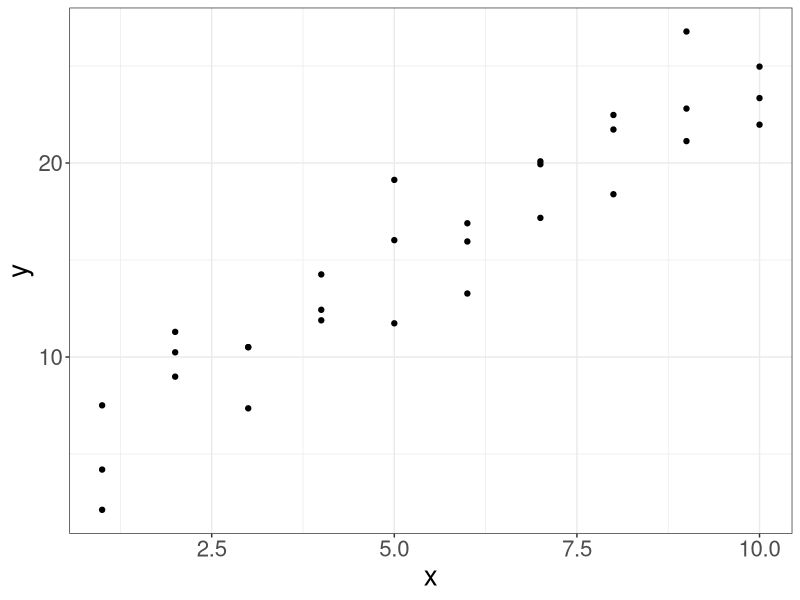
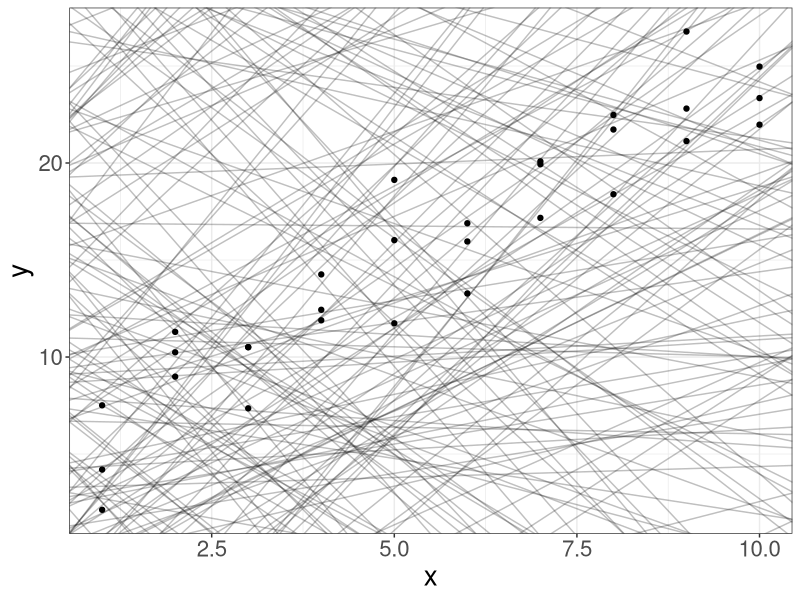
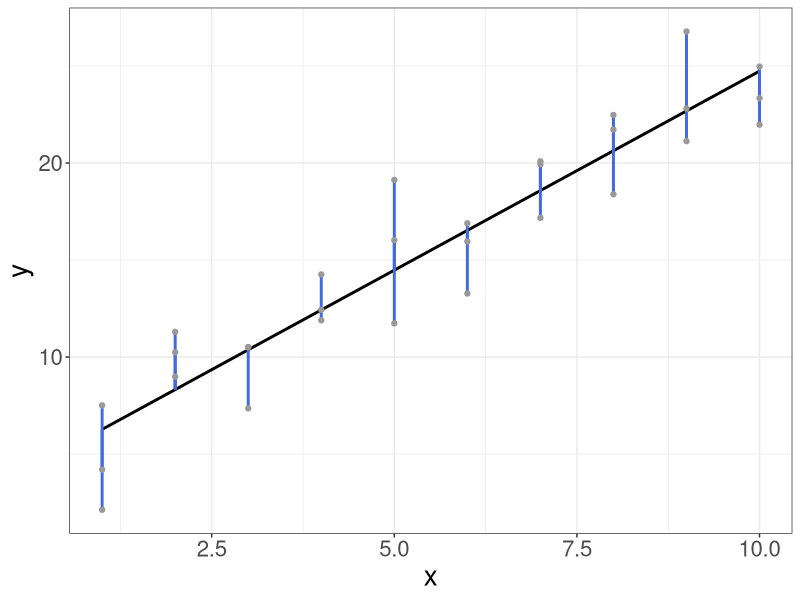
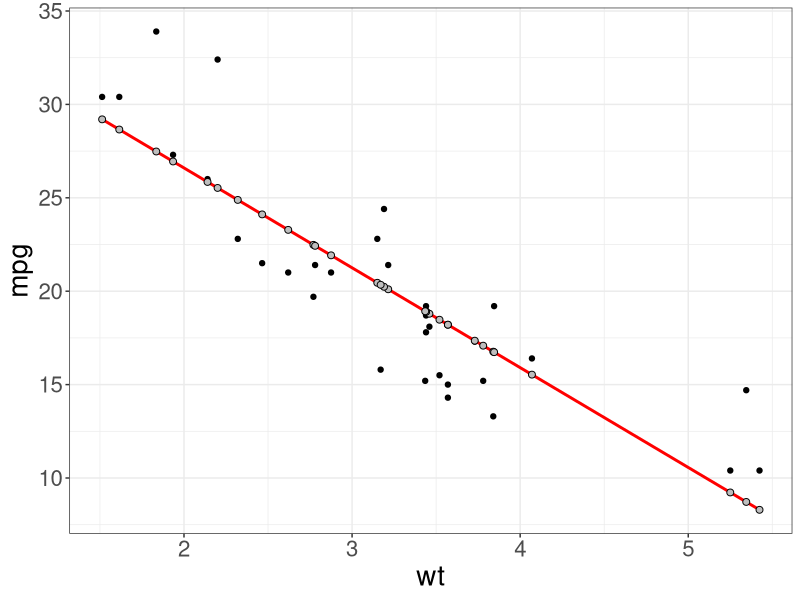
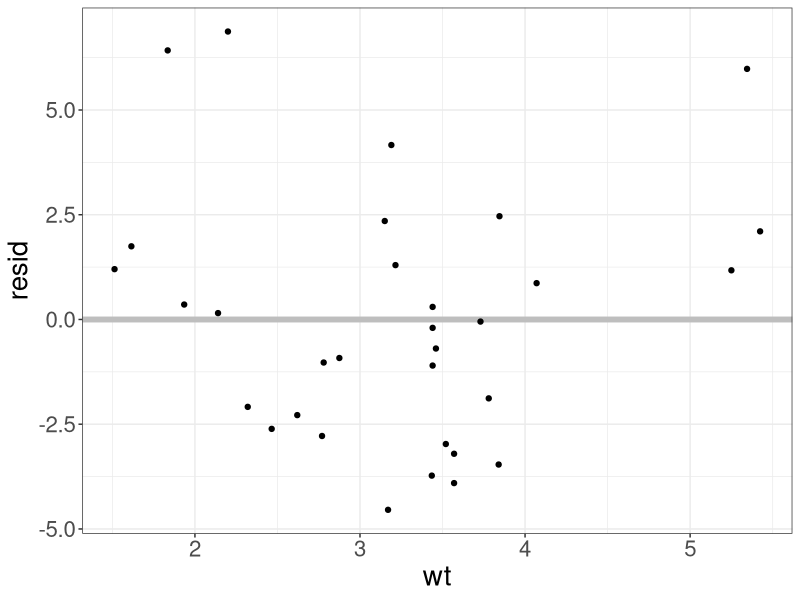
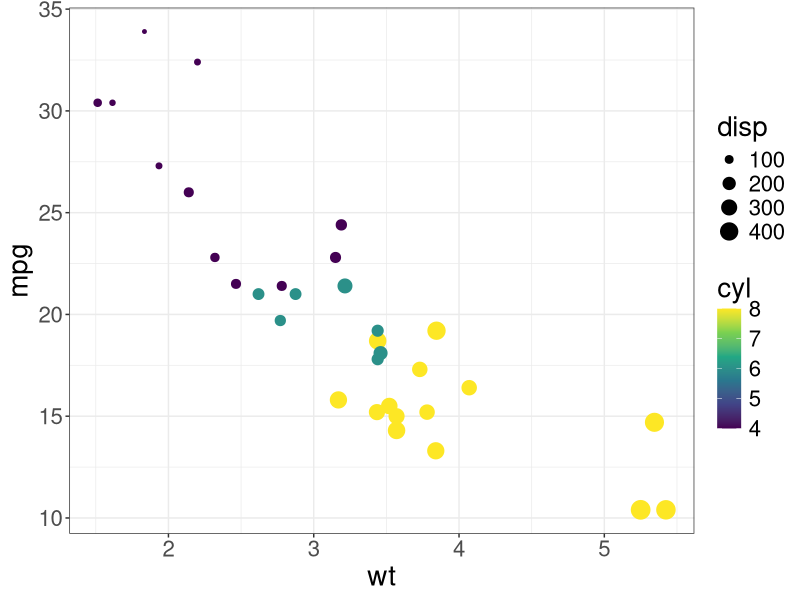
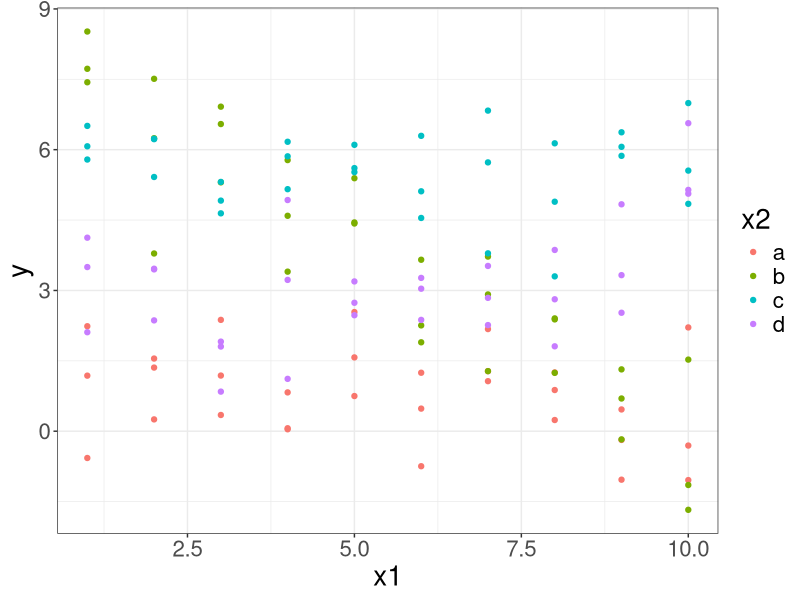
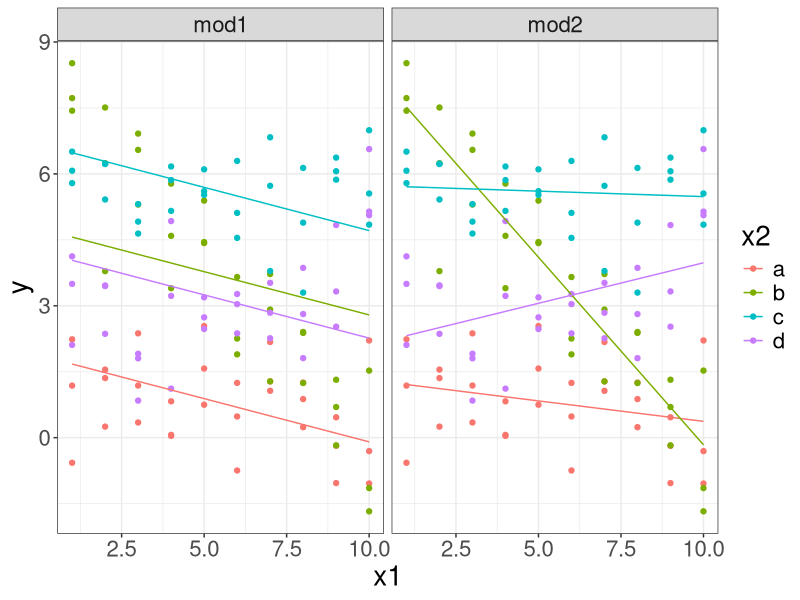

Write R code to recreate these figures, in order.
## ---- chunk 1
knitr::opts_chunk$set(cache=TRUE)
library(tidyverse)
theme_set(theme_bw())
theme_update(text = element_text(size = 20))
## ---- chunk 2
library(modelr)
## ---- chunk 3
sim1
## ---- chunk 4
ggplot(sim1, aes(x, y)) + geom_point()
## ---- chunk 5
models <- tibble(
    b0 = runif(250, -20, 40),
    b1 = runif(250, -5, 5))

ggplot(sim1, aes(x, y)) + 
  geom_abline(
      data = models, 
      aes(intercept = b0, slope = b1), 
      alpha = 1/4) +
  geom_point() 
## ---- chunk 6
fit.lm <- lm(y ~ x, data = sim1)
sim1 <- sim1 %>% add_predictions(fit.lm)
ggplot(sim1, aes(x, y)) +
    geom_line(aes(y = pred), colour = "black", size = 1) +
    geom_segment(aes(xend = x, yend = pred), color = "royalblue", size =  1) +
    geom_point(color = "grey60") 
## ---- chunk 7
mtcars_fit <- lm(mpg ~ wt, mtcars)
# The fitted coefficients beta are:
coef(mtcars_fit)
## ---- chunk 8
summary(mtcars_fit)
## ---- chunk 9
mtcars <- mtcars %>% add_predictions(mtcars_fit)
head(mtcars)
## ---- chunk 10
newcars <- tibble(wt = c(2, 2.1, 3.14, 4.1, 4.3))
newcars <- newcars %>% add_predictions(mtcars_fit)
head(newcars)
## ---- chunk 11
ggplot(mtcars, aes(wt)) + geom_point(aes(y = mpg)) +
    geom_line(aes(y = pred), color = "red", size = 1) +
    geom_point(aes(y = pred), fill = "grey", color = "black", shape = 21, size = 2) 
## ---- chunk 12
mtcars <- mtcars %>% add_residuals(mtcars_fit)
head(mtcars)
## ---- chunk 13
ggplot(mtcars, aes(wt, resid)) + geom_ref_line(h = 0, colour = "grey") + geom_point() 
## ---- chunk 14
model_matrix(sim1, y ~ x)
## ---- chunk 15
model_matrix(mtcars, mpg ~ wt)
## ---- chunk 16
df <- tibble(sex = c("male", "female", "female", "female", "male", "male"),
             response = c(2, 5, 1, 3, 6, 8))
model_matrix(df, response ~ sex)
## ---- chunk 17
df <- tibble(rating = c("good", "bad", "average", "average", "good", "bad"),
             score = c(2, 5, 1, 3, 6, 8))
model_matrix(df, score ~ rating)
## ---- chunk 18
ggplot(mtcars, aes(x=wt, y=mpg, col=cyl, size=disp)) + 
    geom_point() +
    scale_color_viridis_c()
## ---- chunk 19
mtcars_mfit <- lm(mpg ~ wt + disp + cyl, data = mtcars)

# Summarize the results 
summary(mtcars_mfit)
## ---- chunk 20
(newcars <- expand.grid(
    wt = c(2.1, 3.6, 5.1), disp = c(150, 250), cyl = c(4, 6)))
## ---- chunk 21
newcars <- newcars %>% add_predictions(mtcars_mfit)
head(newcars)
## ---- chunk 22
ggplot(sim3, aes(x=x1, y=y)) + geom_point(aes(color = x2)) 
## ---- chunk 23
mod1 <- lm(y ~ x1 + x2, data = sim3)  # Model without interactions
mod2 <- lm(y ~ x1 * x2, data = sim3)  # Model with interactions
## ---- chunk 24
grid <- sim3 %>% data_grid(x1, x2) %>% # data grid for two variables
    gather_predictions(mod1, mod2)       # predictions from both models

ggplot(sim3, aes(x=x1, y=y, color=x2)) +   
    geom_point() +                       # plot data points
    geom_line(data=grid, aes(y=pred)) +  # add predictions for each model
    facet_wrap(~ model)                  # show one plot for each model
## ---- chunk 25
mfit_inter <- lm(mpg ~ am * wt, mtcars)
names(coefficients(mfit_inter))
summary(mfit_inter)
## ---- chunk 26
# install.packages("glmnet")
library(glmnet)
## ---- chunk 27
head(mtcars)
## ---- chunk 28
y <- mtcars[, 1]  # mileage per gallon 
x <- mtcars[, -1] # all other variables treated as predictors
x <- data.matrix(x, "matrix") # converts to NUMERIC matrix
# Choose a training set
set.seed(123)
trainIdx <- sample(1:nrow(mtcars), round(0.7 * nrow(mtcars)))
fit <- glmnet(x[trainIdx, ], y[trainIdx])
names(fit)
## ---- chunk 29
# label = TRUE makes the plot annotate the curves with the corresponding coeffients labels.
plot(fit, label = TRUE) 
## ---- chunk 30
# Lambda = 1
coef(fit, s = 1)
## ---- chunk 31
# Predict for the test set:
predict(fit, newx = x[-trainIdx, ], s = c(0.5, 1.5, 2))
## ---- chunk 32
set.seed(1)
# `nfolds` argument sets the number of folds (k).
cvfit <- cv.glmnet(x[trainIdx, ], y[trainIdx], nfolds = 5)
plot(cvfit)
## ---- chunk 33
cvfit$lambda.min
## ---- chunk 34
cvfit$lambda.1se
## ---- chunk 35
# install.packages("MASS")
library(MASS)
## ---- chunk 36
head(Boston, 3)
str(Boston)
## ---- chunk 37
set.seed(123)
trainIdx <- sample(1:nrow(Boston), round(0.7 * nrow(Boston)))
boston.test <- Boston[-trainIdx,"medv"]
